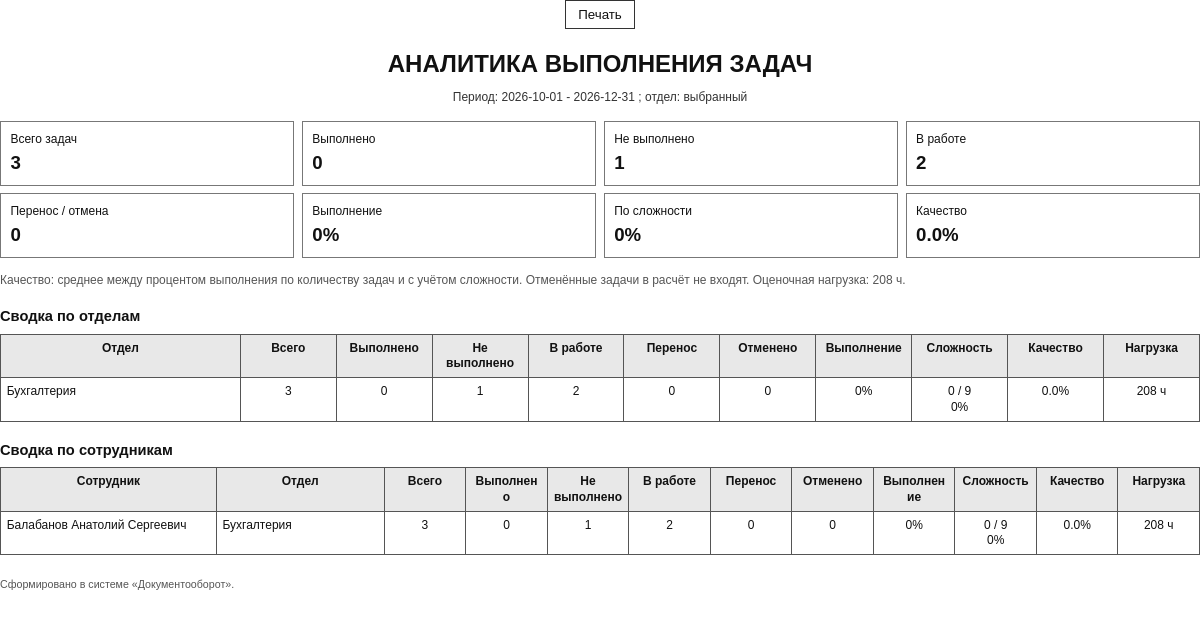
Screenshot of /activities/analytics?date_from=2026-10-01&date_to=2026-12-31&department_id=4&owner_id=&print=1 (signed in) with the database file from the repository.
### models.py (models this page shows, shortened)
class Activity(db.Model):
    __tablename__ = "activities"
    id = db.Column(db.Integer, primary_key=True)
    type_id = db.Column(db.Integer, db.ForeignKey("activity_types.id"), nullable=True)
    type = db.relationship("ActivityType")
    owner_id = db.Column(db.Integer, db.ForeignKey("users.id"), nullable=False)
    owner = db.relationship("User", foreign_keys=[owner_id], backref="activities")
    created_by_id = db.Column(db.Integer, db.ForeignKey("users.id"))
    created_by = db.relationship("User", foreign_keys=[created_by_id])
    title = db.Column(db.String(255), nullable=False)
    description = db.Column(db.Text)
    start_date = db.Column(db.DateTime, default=dt.datetime.utcnow)
    end_date = db.Column(db.DateTime)
    status = db.Column(db.String(32), default="open")
    priority = db.Column(db.Integer, nullable=False, default=3)
    complexity_level = db.Column(db.Integer, nullable=False, default=3)
    plan_id = db.Column(db.Integer, db.ForeignKey("plans.id"))
    plan_requested = db.Column(db.Boolean, nullable=False, default=False)
    approved_by_id = db.Column(db.Integer, db.ForeignKey("users.id"))
    approved_by = db.relationship("User", foreign_keys=[approved_by_id])
    approved_at = db.Column(db.DateTime)
    approve_comment = db.Column(db.Text)
    direction = db.Column(db.String(255))  # Направление (можно выбрать из datalist)
    outgoing_document = db.Column(db.String(255))
    assigned_department_id = db.Column(db.Integer, db.ForeignKey("departments.id"))
    assigned_department = db.relationship("Department", foreign_keys=[assigned_department_id])
    decision = db.Column(db.Text)  # Решение по активности
    status_comment = db.Column(db.Text)
    postponed_to = db.Column(db.DateTime)
    archived_at = db.Column(db.DateTime)
    archived_by_id = db.Column(db.Integer, db.ForeignKey("users.id"))
    extra_values = db.Column(db.JSON)  # JSON с добавочными значениями
    source_letter_id = db.Column(db.Integer, db.ForeignKey("letters.id"))
    source_letter = db.relationship("Letter", foreign_keys=[source_letter_id])
    completion_memo_id = db.Column(db.Integer, db.ForeignKey("letters.id"))
    completion_memo = db.relationship("Letter", foreign_keys=[completion_memo_id])
    letters = db.relationship(
        "Letter",
        secondary=LetterActivityLink,
        back_populates="activities"
    )
    logs = db.relationship(
        "ActivityLog",
        backref="activity",
        cascade="all, delete-orphan",
        lazy="joined"
    )

class Department(db.Model):
    __tablename__ = "departments"
    id = db.Column(db.Integer, primary_key=True)
    name = db.Column(db.String(200), unique=True, nullable=False)
    workshop_id = db.Column(db.Integer, db.ForeignKey("workshops.id"))
    workshop = db.relationship("Workshop", backref="departments")
    letter_prefix = db.Column(db.String(100))
    memo_prefix = db.Column(db.String(100))
    letter_start_number = db.Column(db.Integer)
    memo_start_number = db.Column(db.Integer)
    letter_number_series = db.Column(db.String(100))
    memo_number_series = db.Column(db.String(100))

class User(UserMixin, db.Model):
    __tablename__ = "users"
    id = db.Column(db.Integer, primary_key=True)
    full_name = db.Column(db.String(255), nullable=False)
    username = db.Column(db.String(120), unique=True, nullable=False)
    password_enc = db.Column(db.Text, nullable=False)
    role = db.Column(db.String(20), nullable=False, default="worker")
    department_id = db.Column(db.Integer, db.ForeignKey("departments.id"))
    is_approved = db.Column(db.Boolean, default=False, nullable=False)
    is_enabled = db.Column(db.Boolean, default=True, nullable=False)
    created_at = db.Column(db.DateTime, default=dt.datetime.utcnow)
    department = db.relationship("Department", backref="users")
    @property
    def is_active(self):
        return bool(self.is_enabled)

### app.py (the view, shortened to what this page needs)
@app.get("/activities/analytics")
@role_required("manager", "admin", "superadmin")
def activities_analytics():
    normalize_activity_statuses()
    shared_payload = get_report_share_payload("activities_analytics")
    today = dt.date.today()
    quarter_start_month = ((today.month - 1) // 3) * 3 + 1
    default_from = dt.date(today.year, quarter_start_month, 1)
    if quarter_start_month == 10:
        default_to = dt.date(today.year + 1, 1, 1) - dt.timedelta(days=1)
    else:
        default_to = dt.date(today.year, quarter_start_month + 3, 1) - dt.timedelta(days=1)
    date_from_value = str((shared_payload or {}).get("date_from") or request.args.get("date_from") or default_from.isoformat()).strip()
    date_to_value = str((shared_payload or {}).get("date_to") or request.args.get("date_to") or default_to.isoformat()).strip()
    selected_department_id = str((shared_payload or {}).get("department_id") or request.args.get("department_id") or "").strip()
    selected_owner_id = str((shared_payload or {}).get("owner_id") or request.args.get("owner_id") or "").strip()
    try:
        date_from = datetime.strptime(date_from_value, "%Y-%m-%d")
        date_to = datetime.combine(datetime.strptime(date_to_value, "%Y-%m-%d").date(), datetime.max.time())
    except ValueError:
        date_from = datetime.combine(default_from, datetime.min.time())
        date_to = datetime.combine(default_to, datetime.max.time())
        date_from_value = default_from.isoformat()
        date_to_value = default_to.isoformat()
    query = Activity.query.options(joinedload(Activity.owner).joinedload(User.department)).filter(
        Activity.start_date >= date_from,
        Activity.start_date <= date_to,
    )
    is_external_share = shared_payload is not None
    is_manager = getattr(current_user, "role", None) == "manager" and not is_external_share
    current_department_id = getattr(current_user, "department_id", None)
    if is_manager:
        if current_department_id:
            query = query.join(Activity.owner).filter(User.department_id == current_department_id)
            selected_department_id = str(current_department_id)
        else:
            query = query.filter(Activity.owner_id == current_user.id)
            selected_department_id = ""
    elif selected_department_id:
        try:
            query = query.join(Activity.owner).filter(User.department_id == int(selected_department_id))
        except ValueError:
            selected_department_id = ""
    if selected_owner_id:
        try:
            query = query.filter(Activity.owner_id == int(selected_owner_id))
        except ValueError:
            selected_owner_id = ""
    activities = query.order_by(Activity.start_date.desc(), Activity.id.desc()).all()
    departments_query = Department.query.order_by(Department.name)
    users_query = User.query.filter_by(is_approved=True).order_by(User.full_name)
    departments = departments_query.all()
    users = users_query.all()
    buckets = {
        "done": {"label": "Выполнено", "color": "#198754"},
        "not_done": {"label": "Не выполнено", "color": "#dc3545"},
        "in_progress": {"label": "В работе", "color": "#ffc107"},
        "postponed": {"label": "Перенос", "color": "#fd7e14"},
        "cancelled": {"label": "Отменено", "color": "#6f4e37"},
    }
    def status_bucket(status):
        if status in ("done", "approved"):
            return "done"
        if status in ("not_done",):
            return "not_done"
        if status in ("cancelled", "rejected"):
            return "cancelled"
        if status == "postponed":
            return "postponed"
        return "in_progress"
    complexity_hours = {
        level: get_activity_complexity_meta(level)["daily_hours"]
        for level in ACTIVITY_COMPLEXITY_META
    }
    def effort_hours_for(activity, complexity_level):
        if not activity.start_date or not activity.end_date:
            return 0
        start_day = activity.start_date.date()
        end_day = activity.end_date.date()
        if end_day < start_day:
            return 0
        working_days = sum(
            1 for offset in range((end_day - start_day).days + 1)
            if (start_day + dt.timedelta(days=offset)).weekday() < 5
        )
        return working_days * complexity_hours[complexity_level]
    def empty_row(name, department_name=""):
        return {
            "name": name,
            "department": department_name,
            "total": 0,
            "complexity_total": 0,
            "complexity_done": 0,
            "workload_hours": 0,
            **{key: 0 for key in buckets},
        }
    department_rows_by_id = {}
    user_rows_by_id = {}
    summary = empty_row("Все задачи")
    for activity in activities:
        bucket = status_bucket(activity.status)
        owner = activity.owner
        department = owner.department if owner else None
        department_id = department.id if department else 0
        department_name = department.name if department else "Без отдела"
        if department_id not in department_rows_by_id:
            department_rows_by_id[department_id] = empty_row(department_name)
        owner_id = owner.id if owner else 0
        owner_name = owner.full_name if owner else "Удаленный пользователь"
        if owner_id not in user_rows_by_id:
            user_rows_by_id[owner_id] = empty_row(owner_name, department_name)
        complexity_level = parse_activity_complexity(activity.complexity_level) or 3
        activity_effort_hours = effort_hours_for(activity, complexity_level)
        for row in (summary, department_rows_by_id[department_id], user_rows_by_id[owner_id]):
            row["total"] += 1
            row[bucket] += 1
            if bucket != "cancelled":
                row["complexity_total"] += complexity_level
                row["workload_hours"] += activity_effort_hours
                if bucket == "done":
                    row["complexity_done"] += complexity_level
    def add_completion(row):
        applicable = row["total"] - row["cancelled"]
        row["completion"] = round(row["done"] * 100 / applicable) if applicable else 0
        row["complexity_completion"] = round(
            row["complexity_done"] * 100 / row["complexity_total"]
        ) if row["complexity_total"] else 0
        row["quality"] = round((row["completion"] + row["complexity_completion"]) / 2, 1)
        return row
    summary = add_completion(summary)
    department_rows = sorted(
        (add_completion(row) for row in department_rows_by_id.values()),
        key=lambda row: (-row["total"], row["name"]),
    )
    user_rows = sorted(
        (add_completion(row) for row in user_rows_by_id.values()),
        key=lambda row: (-row["total"], row["name"]),
    )
    chart_data = {
        "status_labels": [value["label"] for value in buckets.values()],
        "status_values": [summary[key] for key in buckets],
        "status_colors": [value["color"] for value in buckets.values()],
        "department_labels": [row["name"] for row in department_rows],
        "department_done": [row["done"] for row in department_rows],
        "department_not_done": [row["not_done"] for row in department_rows],
        "department_work": [row["in_progress"] + row["postponed"] for row in department_rows],
        "department_completion": [row["completion"] for row in department_rows],
        "department_complexity_completion": [row["complexity_completion"] for row in department_rows],
        "department_quality": [row["quality"] for row in department_rows],
        "user_labels": [row["name"] for row in user_rows],
        "user_done": [row["done"] for row in user_rows],
        "user_not_done": [row["not_done"] for row in user_rows],
        "user_work": [row["in_progress"] + row["postponed"] for row in user_rows],
    }
    extra_rows_by_key = {}
    for activity in activities:
        raw_values = activity.extra_values
        if isinstance(raw_values, str):
            try:
                raw_values = json.loads(raw_values)
            except (TypeError, ValueError):
                raw_values = []
        if not isinstance(raw_values, list):
            continue
    extra_rows = []
    extra_rows.sort(key=lambda row: (-row["tasks_count"], row["name"]))
    chart_data["extra_labels"] = [row["name"] for row in extra_rows[:10]]
    chart_data["extra_tasks_count"] = [row["tasks_count"] for row in extra_rows[:10]]
    template_name = "activities_analytics_print.html" if request.args.get("print") == "1" else "activities_analytics.html"
    return render_template(
        template_name,
        title="Аналитика задач",
        summary=summary,
        department_rows=department_rows,
        user_rows=user_rows,
        chart_data=chart_data,
        departments=departments,
        users=users,
        date_from=date_from_value,
        date_to=date_to_value,
        selected_department_id=selected_department_id,
        selected_owner_id=selected_owner_id,
        is_manager=is_manager,
        extra_rows=extra_rows,
    )

### templates/activities_analytics_print.html (shortened to what this page needs)
<!doctype html>
<html lang="ru">
<head>
</head>
<body>
  <div class="toolbar"><button class="button" type="button" onclick="window.print()">Печать</button></div>
  <h1>АНАЛИТИКА ВЫПОЛНЕНИЯ ЗАДАЧ</h1>
  <div class="meta">
    Период: {{ date_from }} - {{ date_to }}
    {% if selected_department_id %}; отдел: выбранный{% endif %}
  </div>
  <section class="summary">
    <div class="metric">Всего задач<b>{{ summary.total }}</b></div>
    <div class="metric">Выполнено<b>{{ summary.done }}</b></div>
    <div class="metric">Не выполнено<b>{{ summary.not_done }}</b></div>
    <div class="metric">В работе<b>{{ summary.in_progress }}</b></div>
    <div class="metric">Перенос / отмена<b>{{ summary.postponed + summary.cancelled }}</b></div>
    <div class="metric">Выполнение<b>{{ summary.completion }}%</b></div>
    <div class="metric">По сложности<b>{{ summary.complexity_completion }}%</b></div>
    <div class="metric">Качество<b>{{ summary.quality }}%</b></div>
  </section>
  <p class="muted">Качество: среднее между процентом выполнения по количеству задач и с учётом сложности. Отменённые задачи в расчёт не входят. Оценочная нагрузка: {{ summary.workload_hours }} ч.</p>
  <h2>Сводка по отделам</h2>
  <table>
    <thead><tr><th style="width:20%">Отдел</th><th>Всего</th><th>Выполнено</th><th>Не выполнено</th><th>В работе</th><th>Перенос</th><th>Отменено</th><th>Выполнение</th><th>Сложность</th><th>Качество</th><th>Нагрузка</th></tr></thead>
    <tbody>
      {% for row in department_rows %}
      <tr><td>{{ row.name }}</td><td class="num">{{ row.total }}</td><td class="num">{{ row.done }}</td><td class="num">{{ row.not_done }}</td><td class="num">{{ row.in_progress }}</td><td class="num">{{ row.postponed }}</td><td class="num">{{ row.cancelled }}</td><td class="num">{{ row.completion }}%</td><td class="num">{{ row.complexity_done }} / {{ row.complexity_total }}<br>{{ row.complexity_completion }}%</td><td class="num">{{ row.quality }}%</td><td class="num">{{ row.workload_hours }} ч</td></tr>
      {% else %}<tr><td colspan="11" class="num">Задач за выбранный период нет.</td></tr>{% endfor %}
    </tbody>
  </table>
  <h2>Сводка по сотрудникам</h2>
  <table>
    <thead><tr><th style="width:18%">Сотрудник</th><th style="width:14%">Отдел</th><th>Всего</th><th>Выполнено</th><th>Не выполнено</th><th>В работе</th><th>Перенос</th><th>Отменено</th><th>Выполнение</th><th>Сложность</th><th>Качество</th><th>Нагрузка</th></tr></thead>
    <tbody>
      {% for row in user_rows %}
      <tr><td>{{ row.name }}</td><td>{{ row.department }}</td><td class="num">{{ row.total }}</td><td class="num">{{ row.done }}</td><td class="num">{{ row.not_done }}</td><td class="num">{{ row.in_progress }}</td><td class="num">{{ row.postponed }}</td><td class="num">{{ row.cancelled }}</td><td class="num">{{ row.completion }}%</td><td class="num">{{ row.complexity_done }} / {{ row.complexity_total }}<br>{{ row.complexity_completion }}%</td><td class="num">{{ row.quality }}%</td><td class="num">{{ row.workload_hours }} ч</td></tr>
      {% else %}<tr><td colspan="12" class="num">Данных нет.</td></tr>{% endfor %}
    </tbody>
  </table>
  <div class="footer">Сформировано в системе «Документооборот».</div>
</body>
</html>

### rows the page displays
Activity: name "Бухгалтерия", total "3", done "0", not_done "1", in_progress "2", postponed "0", cancelled "0", completion "0", complexity_done "0", complexity_total "9", complexity_completion "0", quality "0.0", workload_hours "208"
User: name "Балабанов Анатолий Сергеевич"
Department: department "Бухгалтерия"

### other values shown
{{ date_from }} "2026-10-01"
{{ date_to }} "2026-12-31"
{{ summary.total }} "3"
{{ summary.done }} "0"
{{ summary.not_done }} "1"
{{ summary.in_progress }} "2"
{{ summary.postponed + summary.cancelled }} "0"
{{ summary.completion }} "0"
{{ summary.complexity_completion }} "0"
{{ summary.quality }} "0.0"
{{ summary.workload_hours }} "208"
{{ row.total }} "3"
{{ row.done }} "0"
{{ row.not_done }} "1"
{{ row.in_progress }} "2"
